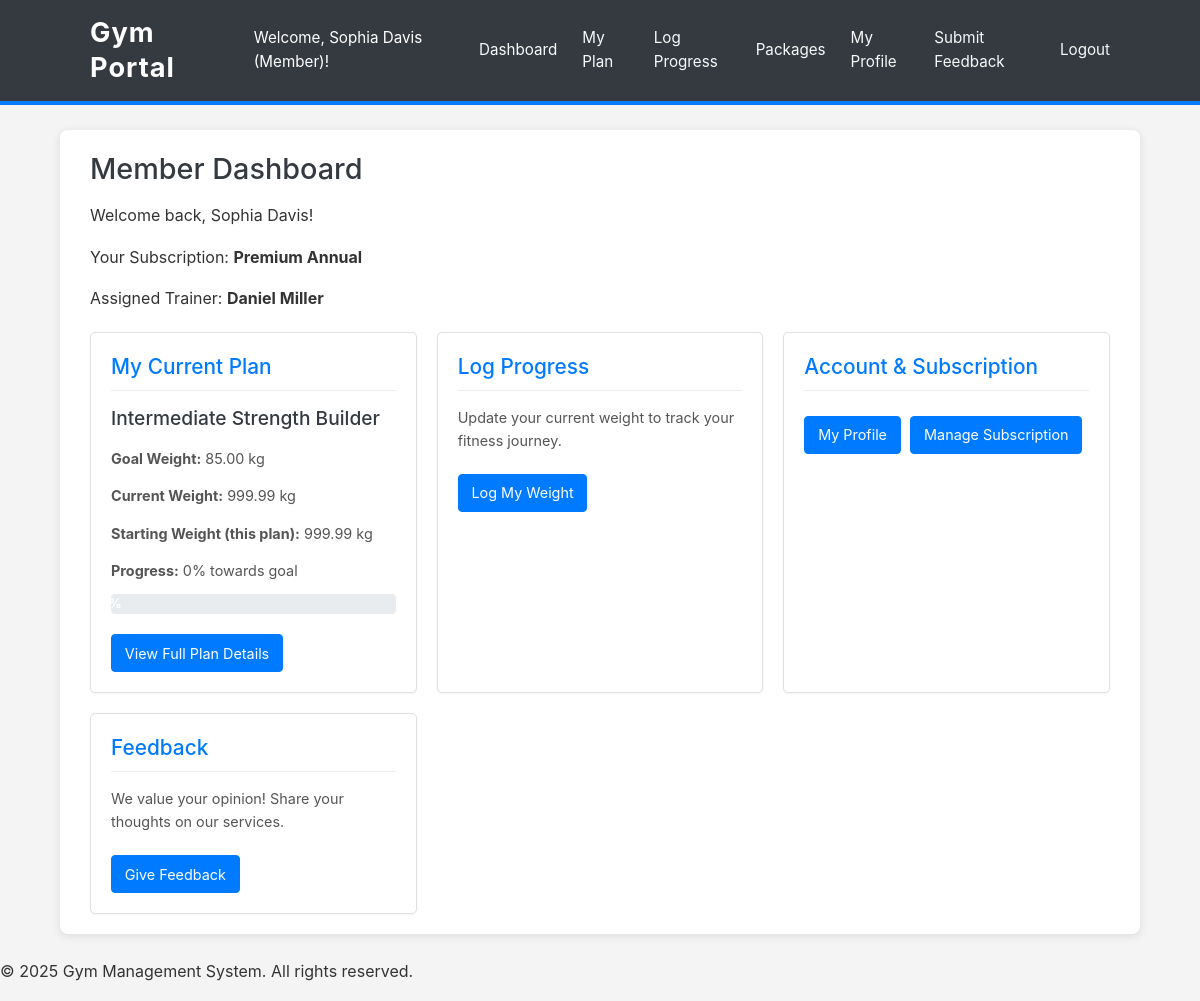
The app's page /gym_portal_l/member_dashboard.php (signed in) with its own data.
### tables this page shows
CREATE TABLE `workers` (
  `W_id` int(11) NOT NULL,
  `Name` varchar(500) NOT NULL,
  `Email` varchar(500) NOT NULL,
  `Password` varchar(255) NOT NULL,
  `Designation` varchar(500) DEFAULT NULL,
  `Address` varchar(500) DEFAULT NULL,
  `Phone_No` varchar(500) DEFAULT NULL
);

CREATE TABLE `plan` (
  `P_id` int(11) NOT NULL,
  `Plan_Name` varchar(255) NOT NULL DEFAULT 'Default Plan',
  `Current_Weight` decimal(5,2) DEFAULT NULL,
  `Diet` text DEFAULT NULL,
  `Goal_Weight` decimal(5,2) DEFAULT NULL,
  `S_id` int(11) DEFAULT NULL,
  `Starting_Weight` decimal(5,2) DEFAULT NULL
);

### gym_portal_l/includes/utilities.php (called while the page is built, shortened)
<?php
function calculate_progression_percentage($starting_weight, $current_weight, $goal_weight) {
    $starting_weight = (float)$starting_weight;
    $current_weight = (float)$current_weight;
    $goal_weight = (float)$goal_weight;
    $total_change_needed = $goal_weight - $starting_weight;
    $change_achieved = $current_weight - $starting_weight;
    $raw_progression = ($change_achieved / $total_change_needed) * 100.0;
    $progression = max(0.0, min(100.0, $raw_progression));
    return round($progression, 2);
}
?>

### gym_portal_l/member_dashboard.php (the view, shortened to what this page needs)
<?php
require_once 'includes/db_connect.php';
require_once 'includes/utilities.php';
$subscription_type = $_SESSION['subscription_type'] ?? 'Inactive';
$member_name = htmlspecialchars($_SESSION['user_name'] ?? 'Member');
$p_id = $_SESSION['plan_id'] ?? null;
$s_id_assigned_staff = $_SESSION['assigned_staff_id'] ?? null;
$plan_details = null;
$assigned_staff_name = 'Not Assigned';
$progression_percentage = null;
$is_subscription_active = (strtolower($subscription_type) !== 'inactive' && $subscription_type !== null);
if ($is_subscription_active && $p_id) {
    $sql_plan = "SELECT Plan_Name, Starting_Weight, Current_Weight, Goal_Weight
                 FROM Plan WHERE P_id = ?";
    if ($stmt_plan = $mysqli->prepare($sql_plan)) {
        $stmt_plan->bind_param("i", $p_id);
        $stmt_plan->execute();
        $result_plan = $stmt_plan->get_result();
        if ($result_plan->num_rows === 1) {
            $plan_details = $result_plan->fetch_assoc();
            if ($plan_details) {
                $progression_percentage = calculate_progression_percentage(
                    $plan_details['Starting_Weight'],
                    $plan_details['Current_Weight'],
                    $plan_details['Goal_Weight']
                );
            }
        }
    } else {
        error_log("MySQLi Prepare Error (Member Dashboard - Plan Fetch): " . $mysqli->error);
    }
}
if ($s_id_assigned_staff) {
    $sql_staff = "SELECT Name FROM Workers WHERE W_id = ?";
    if ($stmt_staff = $mysqli->prepare($sql_staff)) {
        $stmt_staff->bind_param("i", $s_id_assigned_staff);
        $stmt_staff->execute();
        $result_staff = $stmt_staff->get_result();
        if ($result_staff->num_rows === 1) {
            $staff_data = $result_staff->fetch_assoc();
            $assigned_staff_name = htmlspecialchars($staff_data['Name']);
        }
    } else {
        error_log("MySQLi Prepare Error (Member Dashboard - Staff Fetch): " . $mysqli->error);
    }
}
require_once 'includes/header.php';
?>
<h2>Member Dashboard</h2>
<p>Welcome back, <?php echo $member_name; ?>!</p>
<p>Your Subscription: <strong><?php echo htmlspecialchars(ucfirst($subscription_type)); ?></strong></p>
<p>Assigned Trainer: <strong><?php echo $assigned_staff_name; ?></strong></p>
<div class="dashboard-widgets">
    <div class="widget">
        <h3>My Current Plan</h3>
        <?php if ($is_subscription_active): ?>
            <?php if ($p_id && $plan_details): ?>
                <h4><?php echo htmlspecialchars($plan_details['Plan_Name']); ?></h4>
                <p><strong>Goal Weight:</strong> <?php echo htmlspecialchars($plan_details['Goal_Weight'] ?? 'N/A'); ?> kg</p>
                <p><strong>Current Weight:</strong> <?php echo htmlspecialchars($plan_details['Current_Weight'] ?? 'N/A'); ?> kg</p>
                <?php if ($plan_details['Starting_Weight'] !== null): ?>
                     <p><strong>Starting Weight (this plan):</strong> <?php echo htmlspecialchars($plan_details['Starting_Weight']); ?> kg</p>
                <?php else: ?>
                    <p><small>Log your weight to set starting weight for this plan.</small></p>
                <?php endif; ?>
                <?php if ($progression_percentage !== null): ?>
                    <p><strong>Progress:</strong> <?php echo $progression_percentage; ?>% towards goal</p>
                    <div class="progress-bar-container">
                         <div class="progress-bar" style="width: <?php echo max(0, min(100, $progression_percentage)); ?>%;">
                            <?php echo round($progression_percentage, 1); ?>%
                         </div>
                    </div>
                <?php elseif(isset($plan_details['Starting_Weight']) && isset($plan_details['Current_Weight']) && isset($plan_details['Goal_Weight'])) : ?>
                     <p>Progress calculation pending or goal met/maintained.</p>
                <?php endif; ?>
                <a href="member_my_plan.php" class="button">View Full Plan Details</a>
            <?php elseif ($p_id && !$plan_details): ?>
                 <p>Could not load your plan details at this moment. Please try again or contact support.</p>
            <?php else: ?>
                <p>You do not have a fitness plan assigned yet. Please contact staff or check back later.</p>
            <?php endif; ?>
        <?php else:?>
            <p>Your subscription is inactive. Please <a href="member_packages.php" id="activatePackageLink" class="button button-activate">activate a package</a> to access fitness plans.</p>
        <?php endif; ?>
    </div>
    <div class="widget">
        <h3>Log Progress</h3>
        <?php if ($is_subscription_active && $p_id):?>
            <p>Update your current weight to track your fitness journey.</p>
            <a href="member_log_progress.php" class="button">Log My Weight</a>
        <?php else: ?>
            <p>Activate a subscription and get an assigned plan to log your progress.</p>
        <?php endif; ?>
    </div>
    <div class="widget">
        <h3>Account & Subscription</h3>
        <a href="member_my_profile.php" class="button">My Profile</a>
        <a href="member_packages.php" class="button">Manage Subscription</a>
    </div>
    <div class="widget">
        <h3>Feedback</h3>
        <p>We value your opinion! Share your thoughts on our services.</p>
        <a href="member_submit_feedback.php" class="button">Give Feedback</a>
    </div>
</div>
<?php
require_once 'includes/footer.php';
?>

### gym_portal_l/css/style.css (style rules this page uses)
body { font-family: -apple-system, BlinkMacSystemFont, "Segoe UI", Roboto, "Helvetica Neue", Arial, sans-serif; line-height: 1.6; margin: 0; padding: 0; background-color: #f4f4f4; color: #333; }
h1, h2, h3, h4, h5, h6 { color: #343a40; margin-top: 0; margin-bottom: 1rem; line-height: 1.3; font-weight: 500; }
h2 { font-size: 1.8em; }
h3 { font-size: 1.5em; }
h4 { font-size: 1.2em; }
.button, form button[type="submit"] { display: inline-block; background-color: #007bff; color: #fff; border: 1px solid #007bff; padding: 0.5rem 1rem; font-size: 1em; font-weight: 400; text-align: center; vertical-align: middle; cursor: pointer; border-radius: 0.25rem; transition: color 0.15s ease-in-out, background-color 0.15s ease-in-out, border-color 0.15s ease-in-out, box-shadow 0.15s ease-in-out; text-decoration: none; }
.dashboard-widgets { display: grid; grid-template-columns: repeat(auto-fit, minmax(280px, 1fr)); gap: 20px; margin-top: 20px; }
.widget { background-color: #fff; padding: 20px; border: 1px solid #e0e0e0; border-radius: 5px; box-shadow: 0 1px 3px rgba(0,0,0,0.04); }
.widget h3 { margin-top: 0; font-size: 1.3em; color: #007bff; border-bottom: 1px solid #eee; padding-bottom: 10px; margin-bottom: 15px; }
.widget p { font-size: 0.9em; color: #555; margin-bottom: 0.75rem; }
.widget .button { margin-top: 10px; margin-right: 5px; font-size: 0.9em; padding: 0.4rem 0.8rem; }
.progress-bar-container { width: 100%; background-color: #e9ecef; border-radius: 0.25rem; margin: 10px 0; height: 20px; overflow: hidden; }
.progress-bar { height: 100%; background-color: #28a745; color: white; display: flex; align-items: center; justify-content: center; border-radius: 0.25rem; transition: width 0.6s ease-in-out; font-size: 0.8em; font-weight: bold; white-space: nowrap; }

### records on screen
workers: Name "Daniel Miller"
plan: Plan_Name "Intermediate Strength Builder", Goal_Weight "85.00", Current_Weight "999.99", Starting_Weight "999.99", progression_percentage "0"

### other values on screen
$user_name "Sophia Davis"
$user_role "Member"
$member_name "Sophia Davis"
$subscription_type "Premium Annual"
